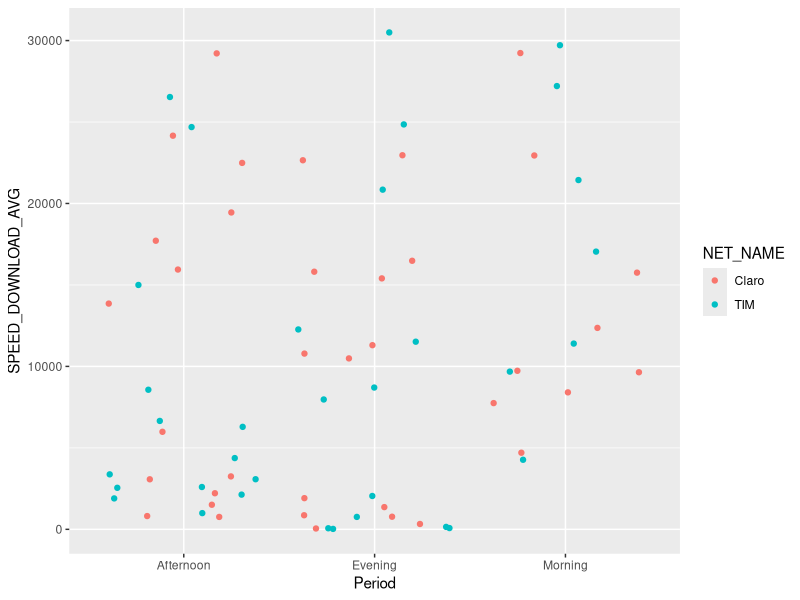

Generate this figure with R:
library(tidyverse)

# carrega os dados
nperf4g <- read.csv("data/nperfres4g.csv")


nperf4g %>%
  select(SPEED_DOWNLOAD_AVG, NET_NAME, Period) %>% # seleciona as variáveis de interesse
  group_by(NET_NAME, Period) %>%  # informa por quais variáveis agrupar para o comando seguinte
  summarise(
    minimo = min(SPEED_DOWNLOAD_AVG), # o valor mínimo das observações
    media = mean(SPEED_DOWNLOAD_AVG, na.rm = TRUE), # o valor médio das observações
    maximo = max(SPEED_DOWNLOAD_AVG), # o valor máximo das observações
   desvio = sd(SPEED_DOWNLOAD_AVG, na.rm = TRUE)) # o desvio padrão


nperf4g %>%
  select(SPEED_DOWNLOAD_AVG, NET_NAME, Period) %>%
  ggplot(mapping = aes(x = Period, y = SPEED_DOWNLOAD_AVG)) + # gráfico com o Period no eixo x, e velocidade no y
  geom_point( # plota pontos para cada observação
    aes(color = NET_NAME), # cada operadora com uma cor diferente
    position = "jitter") # espalha os pontos para não serem plotados um em cima do outro

